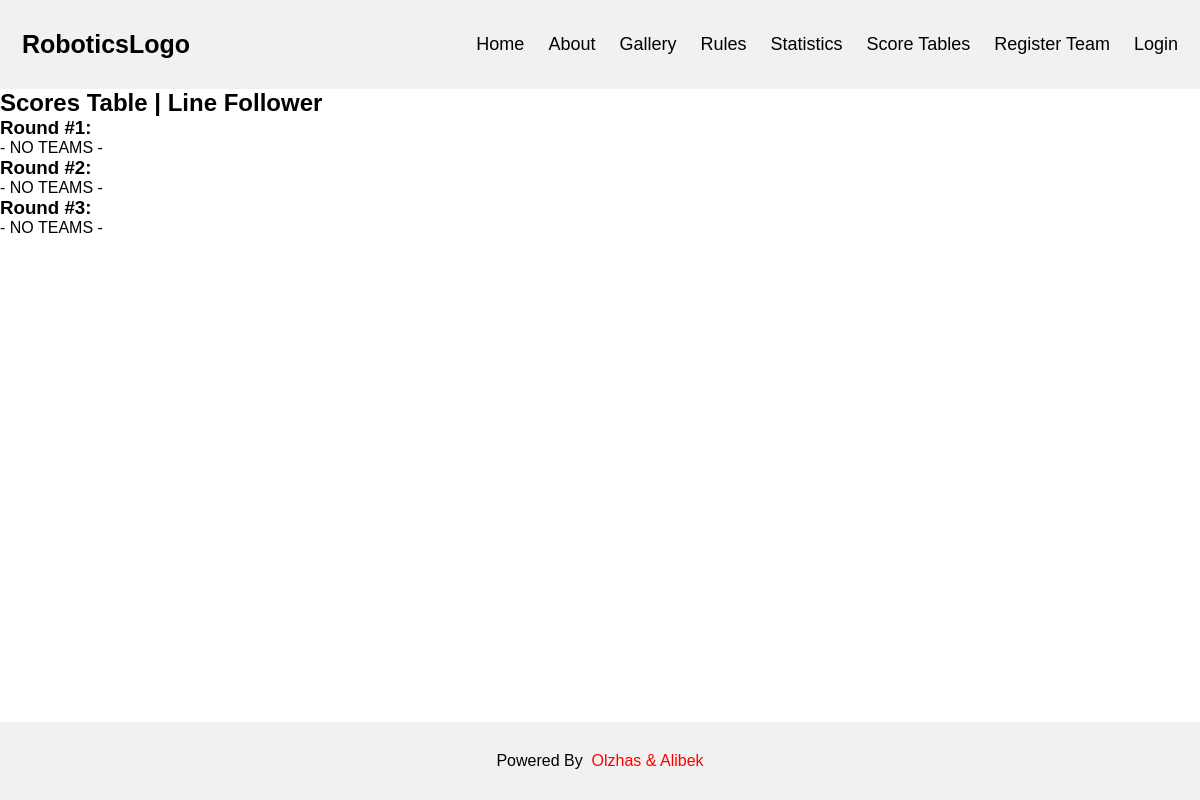
/scores.php, run on an earlier commit of the app's database.
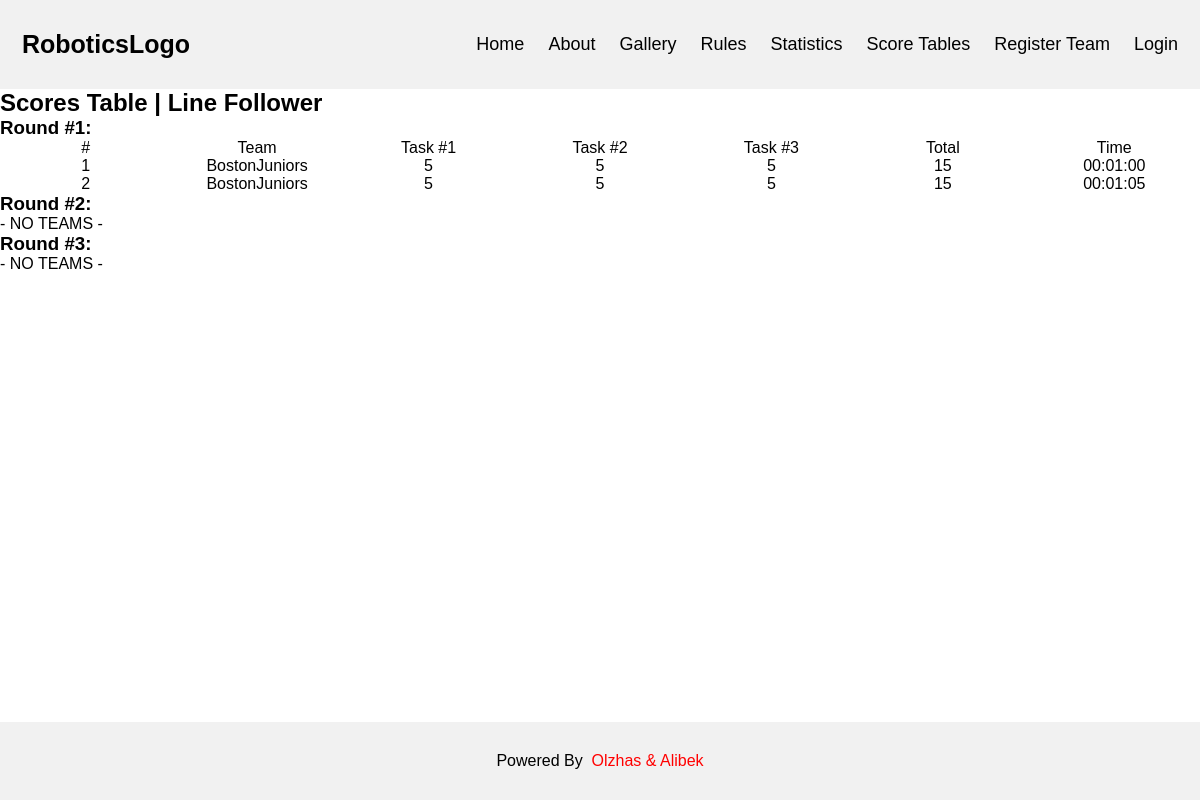
And on a later commit of the database.
### tables this page shows
CREATE TABLE `linefollower` (
  `id` int(11) NOT NULL,
  `team_id` int(11) NOT NULL,
  `round` int(11) NOT NULL,
  `time` time NOT NULL,
  `task1` int(11) NOT NULL,
  `task2` int(11) NOT NULL,
  `task3` int(11) NOT NULL
);

CREATE TABLE `team` (
  `team_id` int(11) NOT NULL,
  `teamname` varchar(40) NOT NULL,
  `email` varchar(40) NOT NULL,
  `password` varchar(255) NOT NULL,
  `p1_fname` varchar(40) NOT NULL,
  `p1_lname` varchar(40) NOT NULL,
  `p2_fname` varchar(40) NOT NULL,
  `p2_lname` varchar(40) NOT NULL,
  `organisation` varchar(40) NOT NULL,
  `locality` varchar(120) NOT NULL,
  `category_id` int(11) NOT NULL,
  `phonenumber` varchar(10) NOT NULL
);

### php/getScores.php (called while the page is built, shortened)
<?php
function recordsAll($conn, $tableName, $round)
{
    $tableName = trim($tableName);
    $tableName = mysqli_real_escape_string($conn, $tableName);
    $tableName = stripslashes($tableName);
    $stmt = "SELECT id, teamname, task1, task2, task3,
       (task1 + task2 + task3) as 'total', time FROM `%s`
       INNER JOIN `team` ON `%s`.team_id=team.team_id WHERE
       round = %d ORDER BY total DESC, time ASC";
    $query = sprintf($stmt, $tableName, $tableName, $round);
    $result = mysqli_query($conn, $query);
    $n = mysqli_num_rows($result);
    $records = array();
    for ($i = 0; $i < $n; $i++) {
        $row = mysqli_fetch_assoc($result);
        $records[] = $row;
    }
    return $records;
}

### scores.php (the view, shortened to what this page needs)
<?php
require "database/connectDB.php";
require "php/getScores.php";
require "includes/header.php";
?>
<div class="wrapper">
    <div class="container">
        <h2>Scores Table | Line Follower</h2>
        <?php
        for ($round = 1; $round <= 3; $round++) {
            $tableName = 'lineFollower';
            $counter = 0;
            $records = recordsAll($conn, $tableName, $round);
            echo "<h3> Round #$round: </h3>";
            if (empty($records)) {
                echo "<div><p> - NO TEAMS - </p></div>";
            } else {
                ?>
                <div id="lineFollowerTable">
                    <div>#</div>
                    <div>Team</div>
                    <div><p>Task #1</p></div>
                    <div><p>Task #2</p></div>
                    <div><p>Task #3</p></div>
                    <div><p>Total</p></div>
                    <div><p>Time</p></div>
                    <?php foreach ($records as $a): ?>
                        <div><?= ++$counter ?></div>
                        <div><?= $a["teamname"] ?></div>
                        <div><?= $a["task1"] ?></div>
                        <div><?= $a["task2"] ?></div>
                        <div><?= $a["task3"] ?></div>
                        <div><?= $a["total"] ?></div>
                        <div><?= $a["time"] ?></div>
                    <?php endforeach ?>
                </div>
                <?php
            }
        } ?>
        <br>
        <br>
    </div>
</div>
<?php
require "includes/footer.php";
?>

### includes/header.php (shortened to what this page needs)
<!DOCTYPE html>
<html lang="en" dir="ltr">
<head>
    <link rel="stylesheet" href="/software_factory/css/main.css"/>
</head>
<body>
<header>
    <a href="/software_factory/" class="logo">RoboticsLogo</a>
    <div class="header-right">
        <a href="/software_factory/">Home</a>
        <a href="/software_factory/about">About</a>
        <a href="/software_factory/gallery">Gallery</a>
        <a href="/software_factory/rules">Rules</a>
        <a href="/software_factory/statistics">Statistics</a>
        <?php
        if (isset($_SESSION["role"])) {
            $role = $_SESSION["role"];
            switch ($role) {
                case "team":
                    echo '<a href="/software_factory/team/profile">Profile</a>';
                    echo '<a href="/software_factory/team/control">Control Panel</a>';
                    break;
                case "judge":
                    echo '<a href="/software_factory/judge/profile">Profile</a>';
                    echo '<a href="/software_factory/judge/control">Control Panel</a>';
                    break;
                case "admin":
                    echo '<a href="/software_factory/admin/profile">Profile</a>';
                    echo '<a href="/software_factory/admin/control">Control Panel</a>';
                    break;
            }
            echo '<a href="/software_factory/php/logout">Log out</a>';
        } else {
            echo '<a href="/software_factory/scores">Score Tables</a>';
            echo '<a href="/software_factory/register">Register Team</a>';
            echo '<a href="/software_factory/login">Login</a>';
        } ?>
    </div>
</header>

### includes/footer.php
<footer>
    Powered By &nbsp;<a href="https://github.com/ol-ilyassov/software_factory"> Olzhas & Alibek</a>
</footer>
</body>
</html>

### css/main.css (style rules this page uses)
* { font-family: Arial; margin: 0; padding: 0; }
a { text-decoration: none; }
html { height: 100%; }
body { display: flex; flex-direction: column; height: 100%; }
.wrapper { flex-grow: 1; }
header { background-color: #f1f1f1; padding: 20px 10px; }
header a { float: left; color: black; text-align: center; padding: 12px; text-decoration: none; font-size: 18px; line-height: 25px; border-radius: 4px; }
header a.logo { font-size: 25px; font-weight: bold; }
.header-right { float: right; }
footer { display: flex; justify-content: center; align-items: center; padding: 30px 0 30px 0; width: 100%; background: #f1f1f1; text-align: center; }
footer a { color: red; }
#lineFollowerTable { display: grid; grid-template-columns: repeat(7, 1fr); }
#lineFollowerTable div { display: flex; justify-content: center; align-items: center; }

What changed in the data, as far as the page shows it:
added linefollower: team.teamname "BostonJuniors", task1 "5", task2 "5", task3 "5", total "15", time "00:01:00"
added linefollower: team.teamname "BostonJuniors", task1 "5", task2 "5", task3 "5", total "15", time "00:01:05"
Also different on the page:
list line gone: "- NO TEAMS -"
new list line: "# Team Task #1 Task #2 Task #3 Total Time"
